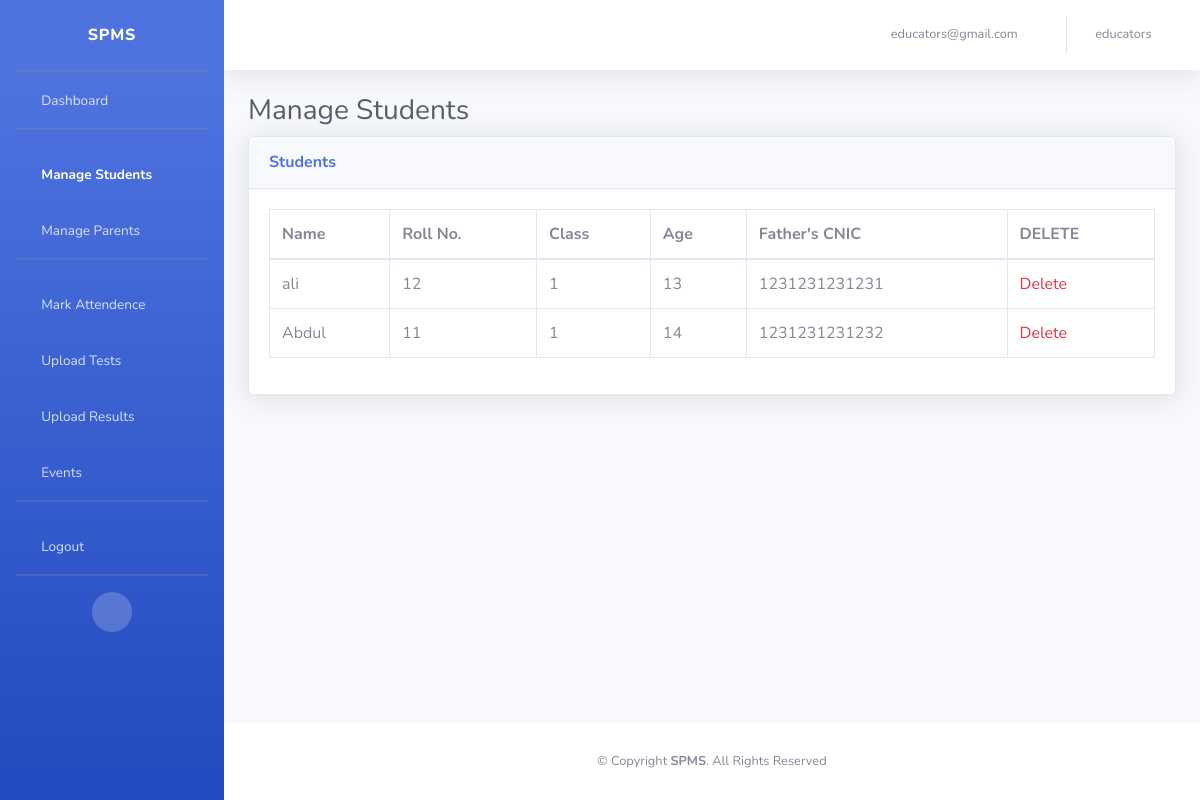
The page /dashboard/delstd/ (signed in) on the database as committed earlier.
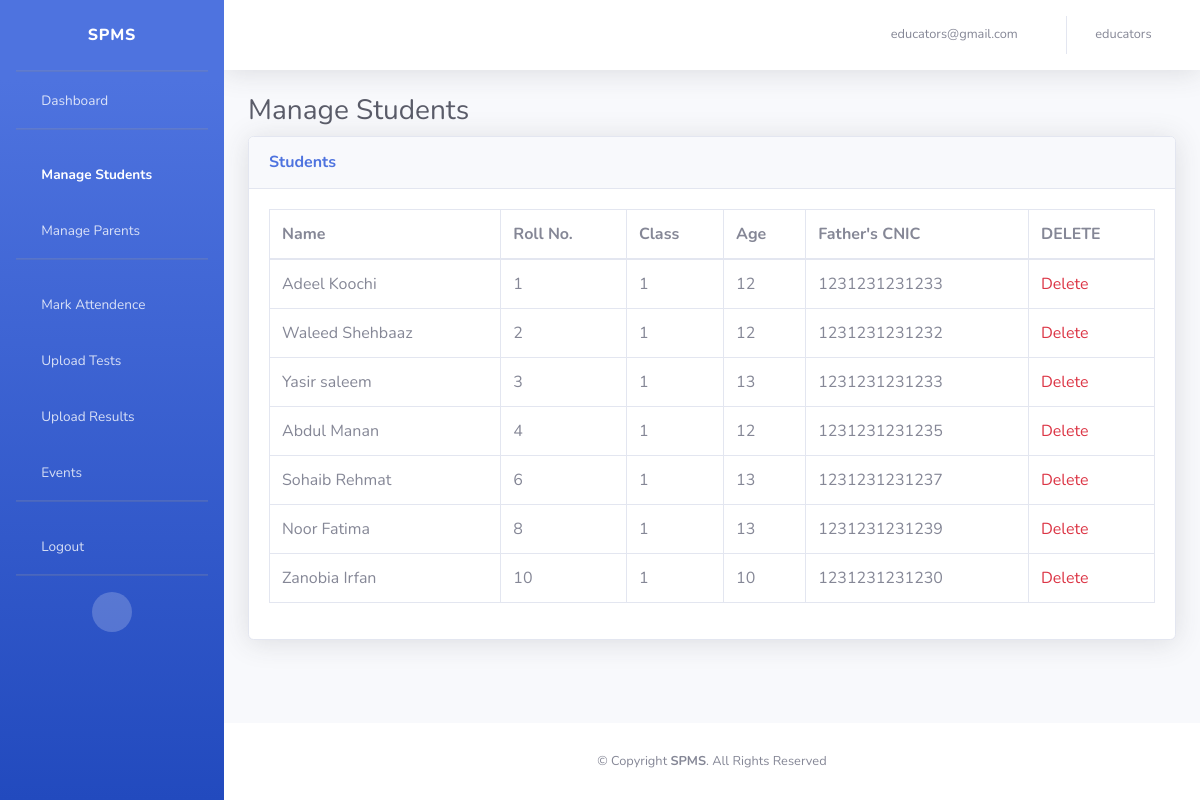
The same page on the database as committed later.
### account/models.py (models this page shows, shortened)
class Account(AbstractBaseUser):
    email           = models.EmailField(verbose_name="email", max_length=60, unique=True)
    username        = models.CharField(max_length=30, unique=True)
    date_joined     = models.DateTimeField(verbose_name="date joined", auto_now_add=True)
    last_login      = models.DateTimeField(verbose_name="last login", auto_now=True)
    is_admin        = models.BooleanField(default=False)
    is_active       = models.BooleanField(default=True)
    is_staff        = models.BooleanField(default=False)
    is_superuser    = models.BooleanField(default=False)
    is_school       = models.BooleanField(default=False)
    is_parent       = models.BooleanField(default=False)
    registration_no = models.IntegerField(unique=True, null=True)
    objects = myAccountManager()
    USERNAME_FIELD = 'email'
    REQUIRED_FIELDS = ['username']

### dashboard/models.py (models this page shows)
class School(models.Model):
    name            = models.CharField(max_length=255, null=True)
    contact         = models.IntegerField(null=True)
    address         = models.CharField(max_length=255, null=True)
    account         = models.OneToOneField(Account, on_delete=models.CASCADE)
    def __str__(self):
        return self.name

class Student(models.Model):
    name            = models.CharField(max_length=255, null=True)
    roll_number     = models.IntegerField(null=True)
    gender          = models.CharField(max_length=10, null=True)
    dob             = models.DateField(null=True)
    age             = models.IntegerField(null=True)
    father_cnic     = models.IntegerField(null=True)
    school          = models.ForeignKey(School, on_delete=models.CASCADE)
    parent          = models.ForeignKey(Parent, on_delete=models.CASCADE, null=True)
    student_class   = models.ForeignKey(Class, on_delete=models.CASCADE)

class Class(models.Model):
    class_no      = models.IntegerField(null=True)
    class_title     = models.CharField(max_length=50, null=True)
    school          = models.ForeignKey(School, on_delete=models.CASCADE)
    class Meta:
        verbose_name_plural = "Classes"

### dashboard/views.py (the view)
# urls.py: path('delstd/', views.delstd, name='delstd'),
def delstd(request):
    if request.user.is_authenticated and request.user.is_school:
        studentdata = Student.objects.filter(school=request.user.school)
        return render(request, 'dashboard/delstd.html', {'studentdata' : studentdata})
    else:
        return redirect('notfound')

### templates/dashboard/delstd.html (shortened to what this page needs)
{% extends 'dashboard/dashboardbase.html' %}
{% load static %}
{% block ManageAndDeleteStudentActive %}active{% endblock ManageAndDeleteStudentActive %}
{% block body %}
    <h1 class="h3 mb-2 text-gray-800">Manage Students</h1>
    <div class="card shadow mb-4">
        <div class="card-header py-3">
            <h6 class="m-0 font-weight-bold text-primary">Students</h6>
        </div>
        <div class="card-body">
            <div class="table-responsive">
                <table class="table table-bordered" id="dataTable" width="100%" cellspacing="0">
                    <thead>
                        <tr>
                            <th>Name</th>
                            <th>Roll No.</th>
                            <th>Class</th>
                            <th>Age</th>
                            <th>Father's CNIC</th>
                            <th>DELETE</th>
                        </tr>
                    </thead>
                    <tbody>
                        {% for student in studentdata %}
                        <tr>
                            <td>{{student.name}}</td>
                            <td>{{student.roll_number}}</td>
                            <td>{{student.student_class.class_no}}</td>
                            <td>{{student.age}}</td>
                            <td>{{student.father_cnic}}</td>
                            <td>
                                <a href="{% url 'deletestudent' Id=student.id %}" class="link-danger">
                                    Delete
                                </a>
                            </td>
                        </tr>
                        {% endfor %}
                    </tbody>
                </table>
            </div>
        </div>
    </div>
{% endblock body %}

### templates/dashboard/dashboardbase.html (shortened to what this page needs)
<!doctype html>
{% load static %}
<html lang="en">
  <head>
    <link href="https://cdn.jsdelivr.net/npm/bootstrap@5.1.3/dist/css/bootstrap.min.css" rel="stylesheet">
    <link href="{% static 'dash/vendor/fontawesome-free/css/all.min.css' %}" rel="stylesheet" type="text/css">
    <link href="{% static 'dash/css/sb-admin-2.min.css' %}" rel="stylesheet">
    <link href="{% static 'dash/vendor/datatables/dataTables.bootstrap4.min.css' %}" rel="stylesheet">
  </head>
  <body>
    <div id="wrapper">
        <ul class="navbar-nav bg-gradient-primary sidebar sidebar-dark accordion" id="accordionSidebar">
            <a class="sidebar-brand d-flex align-items-center justify-content-center">
                <div class="sidebar-brand-text mx-3">SPMS</div>
            </a>
            <hr class="sidebar-divider my-0">
            <li class="nav-item {% block DashboardActive %}{% endblock DashboardActive %}">
                <a class="nav-link" href="/dashboard">
                    <i class="fas fa-fw fa-house-user"></i>
                    <span>Dashboard</span></a>
            </li>
            <hr class="sidebar-divider">
            {% if request.user.is_school %}
            <li class="nav-item {% block ManageAndDeleteStudentActive %}{% endblock ManageAndDeleteStudentActive %}">
                <a class="nav-link collapsed" href="#" data-toggle="collapse" data-target="#collapseTwo"
                    aria-expanded="true" aria-controls="collapseTwo">
                    <i class="fas fa-fw fa-cogs"></i>
                    <span>Manage Students</span>
                </a>
            </li>
            <li class="nav-item {% block ManageAndDeleteParentActive %}{% endblock ManageAndDeleteParentActive %}">
              <a class="nav-link collapsed" href="#" data-toggle="collapse" data-target="#collapseUtilities"
                  aria-expanded="true" aria-controls="collapseUtilities">
                  <i class="fas fa-fw fa-cogs"></i>
                  <span>Manage Parents</span>
              </a>
          </li>
            <hr class="sidebar-divider">
            <li class="nav-item {% block MarkAttendenceActive %}{% endblock MarkAttendenceActive %}">
                <a class="nav-link" href="/dashboard/markatten">
                    <i class="fas fa-fw fa-calendar-day"></i>
                    <span>Mark Attendence</span></a>
            </li>
            <li class="nav-item {% block UploadTestActive %}{% endblock UploadTestActive %}">
                <a class="nav-link" href="/dashboard/uploadtest">
                    <i class="fas fa-fw fa-pager"></i>
                    <span>Upload Tests</span></a>
            </li>
            <li class="nav-item {% block UploadResultActive %}{% endblock UploadResultActive %}">
                <a class="nav-link" href="/dashboard/uploadresults">
                    <i class="fas fa-fw fa-list-alt"></i>
                    <span>Upload Results</span></a>
            </li>
            {% endif %}
            <li class="nav-item {% block EventsActive %}{% endblock EventsActive %}">
                <a class="nav-link" href="/dashboard/events">
                    <i class="fas fa-fw fa-chart-area"></i>
                    <span>Events</span></a>
            </li>
            <hr class="sidebar-divider d-none d-md-block">
            <li class="nav-item">
              <a class="nav-link" href="/dashboard/logout">
                  <i class="fas fa-fw fa-sign-out-alt"></i>
                  <span>Logout</span></a>
          </li>
          <hr class="sidebar-divider d-none d-md-block">
            <div class="text-center d-none d-md-inline">
                <button class="rounded-circle border-0" id="sidebarToggle"></button>
            </div>
        </ul>
        <div id="content-wrapper" class="d-flex flex-column">
            <div id="content">
                <nav class="navbar navbar-expand navbar-light bg-white topbar mb-4 static-top shadow">
                    <ul class="navbar-nav ml-auto">
                        <li class="nav-item dropdown no-arrow">
                            <a class="nav-link dropdown-toggle">
                                {% if request.user.is_school %}
                                <span class="mr-2 d-none d-lg-inline text-gray-600 small">{{request.user.email}}</span>
                                {% endif %}
                                <i class="fas fa-envelope"></i>
                            </a>
                        </li>
                        <li class="nav-item dropdown no-arrow">
                            <a class="nav-link dropdown-toggle">
                                {% if request.user.is_school %}
                                <span class="mr-2 d-none d-lg-inline text-gray-600 small">{{request.user.school}}</span>
                                {% endif %}
                                <i class="fas fa-user"></i>
                            </a>
                        </li>
                    </ul>
                </nav>
                <div class="container-fluid">
                    {% block body %}{% endblock body %}
                </div>
            </div>
            <footer class="sticky-footer bg-white">
                <div class="container my-auto">
                    <div class="copyright text-center my-auto">
                        &copy; Copyright <strong><span>SPMS</span></strong>. All Rights Reserved
                    </div>
                </div>
            </footer>
        </div>
    </div>
  </body>
</html>

Rows that differ between the two databases and show on the page:
removed Student: name "ali", roll_number "12", student_class.class_no "1", age "13", father_cnic "1231231231231"
removed Student: name "Abdul", roll_number "11", student_class.class_no "1", age "14", father_cnic "1231231231232"
added Student: name "Adeel Koochi", roll_number "1", student_class.class_no "1", age "12", father_cnic "1231231231233"
added Student: name "Waleed Shehbaaz", roll_number "2", student_class.class_no "1", age "12", father_cnic "1231231231232"
added Student: name "Yasir saleem", roll_number "3", student_class.class_no "1", age "13", father_cnic "1231231231233"
added Student: name "Abdul Manan", roll_number "4", student_class.class_no "1", age "12", father_cnic "1231231231235"
added Student: name "Sohaib Rehmat", roll_number "6", student_class.class_no "1", age "13", father_cnic "1231231231237"
added Student: name "Noor Fatima", roll_number "8", student_class.class_no "1", age "13", father_cnic "1231231231239"
added Student: name "Zanobia Irfan", roll_number "10", student_class.class_no "1", age "10", father_cnic "1231231231230"
